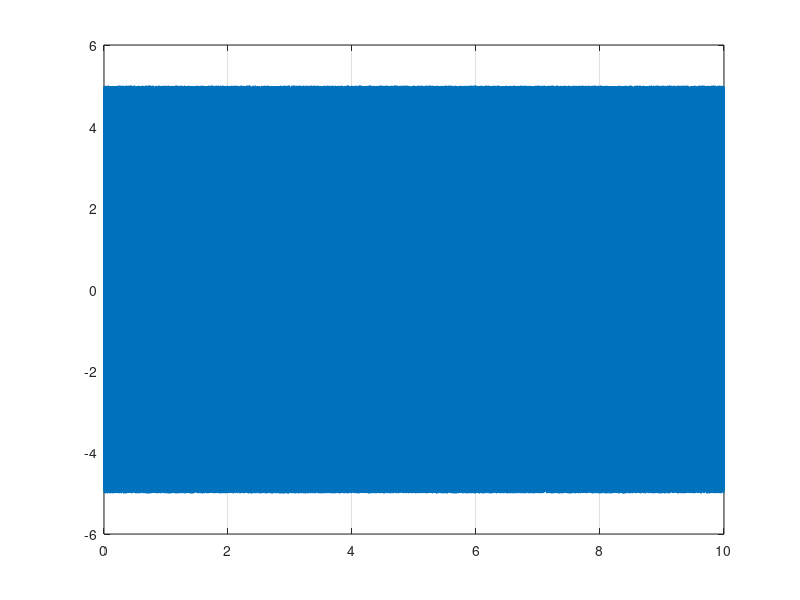

This figure's MATLAB source:


clc; clear;close all;
s = tf('s');
sys = 1/(s + 1);
t = linspace(0,10,1e6);
u = (rand([1,length(t)])-0.5)*10;

[y, t] = lsim(sys,u,t);
plot(t,u); hold on; grid on;
plot(t,y)